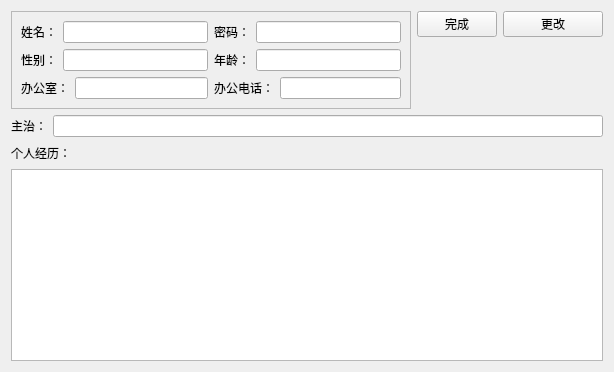
            <widget class="QWidget" name="page_9">
             <layout class="QVBoxLayout" name="verticalLayout_57">
              <item>
               <layout class="QHBoxLayout" name="horizontalLayout_65">
                <item>
                 <widget class="QFrame" name="frame_6">
                  <property name="minimumSize">
                   <size>
                    <width>400</width>
                    <height>0</height>
                   </size>
                  </property>
                  <property name="maximumSize">
                   <size>
                    <width>400</width>
                    <height>16777215</height>
                   </size>
                  </property>
                  <property name="frameShape">
                   <enum>QFrame::StyledPanel</enum>
                  </property>
                  <property name="frameShadow">
                   <enum>QFrame::Raised</enum>
                  </property>
                  <layout class="QVBoxLayout" name="verticalLayout_56">
                   <item>
                    <layout class="QVBoxLayout" name="verticalLayout_24">
                     <item>
                      <layout class="QHBoxLayout" name="horizontalLayout_26">
                       <item>
                        <layout class="QHBoxLayout" name="horizontalLayout_18">
                         <item>
                          <widget class="QLabel" name="label_7">
                           <property name="text">
                            <string>姓名：</string>
                           </property>
                           <property name="alignment">
                            <set>Qt::AlignCenter</set>
                           </property>
                          </widget>
                         </item>
                         <item>
                          <widget class="QLineEdit" name="doctorName_LE"/>
                         </item>
                        </layout>
                       </item>
                       <item>
                        <layout class="QHBoxLayout" name="horizontalLayout_23">
                         <item>
                          <widget class="QLabel" name="label_52">
                           <property name="text">
                            <string>密码：</string>
                           </property>
                           <property name="alignment">
                            <set>Qt::AlignCenter</set>
                           </property>
                          </widget>
                         </item>
                         <item>
                          <widget class="QLineEdit" name="doctorPassword_LE"/>
                         </item>
                        </layout>
                       </item>
                      </layout>
                     </item>
                     <item>
                      <layout class="QHBoxLayout" name="horizontalLayout_24">
                       <item>
                        <layout class="QHBoxLayout" name="horizontalLayout_19">
                         <item>
                          <widget class="QLabel" name="label_8">
                           <property name="text">
                            <string>性别：</string>
                           </property>
                           <property name="alignment">
                            <set>Qt::AlignCenter</set>
                           </property>
                          </widget>
                         </item>
                         <item>
                          <widget class="QLineEdit" name="doctorSex_LE"/>
                         </item>
                        </layout>
                       </item>
                       <item>
                        <layout class="QHBoxLayout" name="horizontalLayout_20">
                         <item>
                          <widget class="QLabel" name="label_9">
                           <property name="text">
                            <string>年龄：</string>
                           </property>
                           <property name="alignment">
                            <set>Qt::AlignCenter</set>
                           </property>
                          </widget>
                         </item>
                         <item>
                          <widget class="QLineEdit" name="doctorAge_LE"/>
                         </item>
                        </layout>
                       </item>
                      </layout>
                     </item>
                     <item>
                      <layout class="QHBoxLayout" name="horizontalLayout_25">
                       <item>
                        <layout class="QHBoxLayout" name="horizontalLayout_21">
                         <item>
                          <widget class="QLabel" name="label_10">
                           <property name="text">
                            <string>办公室：</string>
                           </property>
                           <property name="alignment">
                            <set>Qt::AlignCenter</set>
                           </property>
                          </widget>
                         </item>
                         <item>
                          <widget class="QLineEdit" name="doctorRoom_LE"/>
                         </item>
                        </layout>
                       </item>
                       <item>
                        <layout class="QHBoxLayout" name="horizontalLayout_22">
                         <item>
                          <widget class="QLabel" name="label_11">
                           <property name="text">
                            <string>办公电话：</string>
                           </property>
                           <property name="alignment">
                            <set>Qt::AlignCenter</set>
                           </property>
                          </widget>
                         </item>
                         <item>
                          <widget class="QLineEdit" name="doctorPhone_LE"/>
                         </item>
                        </layout>
                       </item>
                      </layout>
                     </item>
                    </layout>
                   </item>
                  </layout>
                 </widget>
                </item>
                <item>
                 <layout class="QVBoxLayout" name="verticalLayout_25">
                  <item>
                   <layout class="QHBoxLayout" name="horizontalLayout_64">
                    <item>
                     <widget class="QPushButton" name="doctorInfoChangeComplete_BT">
                      <property name="enabled">
                       <bool>true</bool>
                      </property>
                      <property name="text">
                       <string>完成</string>
                      </property>
                     </widget>
                    </item>
                    <item>
                     <widget class="QPushButton" name="doctorInfoChange_BT">
                      <property name="minimumSize">
                       <size>
                        <width>100</width>
                        <height>0</height>
                       </size>
                      </property>
                      <property name="maximumSize">
                       <size>
                        <width>100</width>
                        <height>16777215</height>
                       </size>
                      </property>
                      <property name="text">
                       <string>更改</string>
                      </property>
                     </widget>
                    </item>
                   </layout>
                  </item>
                  <item>
                   <spacer name="verticalSpacer_10">
                    <property name="orientation">
                     <enum>Qt::Vertical</enum>
                    </property>
                    <property name="sizeHint" stdset="0">
                     <size>
                      <width>20</width>
                      <height>40</height>
                     </size>
                    </property>
                   </spacer>
                  </item>
                 </layout>
                </item>
               </layout>
              </item>
              <item>
               <layout class="QHBoxLayout" name="horizontalLayout_27">
                <item>
                 <widget class="QLabel" name="label_12">
                  <property name="text">
                   <string>主治：</string>
                  </property>
                  <property name="alignment">
                   <set>Qt::AlignCenter</set>
                  </property>
                 </widget>
                </item>
                <item>
                 <widget class="QLineEdit" name="doctorDis_LE"/>
                </item>
               </layout>
              </item>
              <item>
               <layout class="QHBoxLayout" name="horizontalLayout_28">
                <item>
                 <widget class="QLabel" name="label_13">
                  <property name="text">
                   <string>个人经历：</string>
                  </property>
                  <property name="alignment">
                   <set>Qt::AlignCenter</set>
                  </property>
                 </widget>
                </item>
                <item>
                 <spacer name="horizontalSpacer_7">
                  <property name="orientation">
                   <enum>Qt::Horizontal</enum>
                  </property>
                  <property name="sizeHint" stdset="0">
                   <size>
                    <width>40</width>
                    <height>20</height>
                   </size>
                  </property>
                 </spacer>
                </item>
               </layout>
              </item>
              <item>
               <widget class="QTextEdit" name="doctorExprience_TE"/>
              </item>
             </layout>
            </widget>
